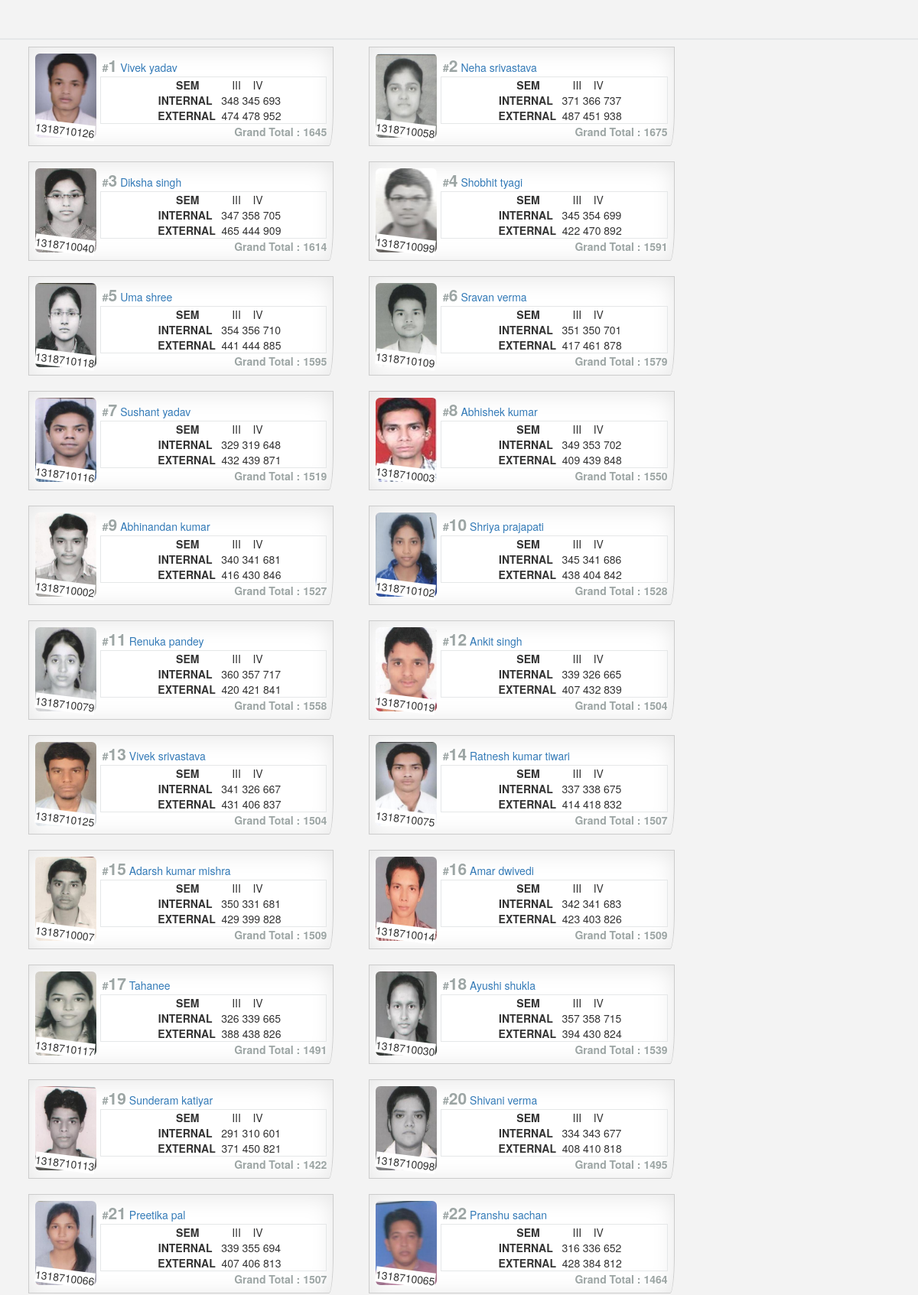
The app's page /result/external/ (upper part) with its own data.
### result/models.py (models this page shows, shortened)
class Student(models.Model):
	image_url = models.CharField(max_length=50,blank=True) ##without base_addr
	name = models.CharField(max_length=50,blank=True)
	father_name = models.CharField(max_length=50,blank=True)
	roll_no = models.CharField(max_length=10,blank=True)
	student_status = models.CharField(max_length=50,blank=True)
	course_code = models.IntegerField()  ## extra table for mapping course_code -> course_name
	institution_code = models.IntegerField() ## mapping needed
	noe031i = models.CharField(max_length=3)
	noe031e = models.CharField(max_length=3)
	nec309i = models.CharField(max_length=3)
	nec309e = models.CharField(max_length=3)
	ncs301i = models.CharField(max_length=3)
	ncs301e = models.CharField(max_length=3)
	ncs302i = models.CharField(max_length=3)
	ncs302e = models.CharField(max_length=3)
	ncs303i = models.CharField(max_length=3)
	ncs303e = models.CharField(max_length=3)
	nhu301i = models.CharField(max_length=3)
	nhu301e = models.CharField(max_length=3)
	nhu402i = models.CharField(max_length=3)
	nhu402e = models.CharField(max_length=3)
	nas401i = models.CharField(max_length=3)
	nas401e = models.CharField(max_length=3)
	ncs401i = models.CharField(max_length=3)
	ncs401e = models.CharField(max_length=3)
	ncs402i = models.CharField(max_length=3)
	ncs402e = models.CharField(max_length=3)
	ncs403i = models.CharField(max_length=3)
	ncs403e = models.CharField(max_length=3)
	nec409i = models.CharField(max_length=3)
	nec409e = models.CharField(max_length=3)
	nec359pi = models.CharField(max_length=3)
	nec359pe = models.CharField(max_length=3)
	ncs351pi = models.CharField(max_length=3)
	ncs351pe = models.CharField(max_length=3)
	ncs353pi = models.CharField(max_length=3)
	ncs353pe = models.CharField(max_length=3)
	ncs355pi = models.CharField(max_length=3)
	ncs355pe = models.CharField(max_length=3)
	nec459pi = models.CharField(max_length=3)
	nec459pe = models.CharField(max_length=3)
	ncs451pi = models.CharField(max_length=3)
	ncs451pe = models.CharField(max_length=3)
	ncs453pi = models.CharField(max_length=3)
	ncs453pe = models.CharField(max_length=3)
	ncs455pi = models.CharField(max_length=3)
	ncs455pe = models.CharField(max_length=3)
	gp301 = models.CharField(max_length=3)
	gp401 = models.CharField(max_length=3)
	hvp = models.CharField(max_length=10)
	cs = models.CharField(max_length=10)
	result_status = models.CharField(max_length=200)
	cop = models.CharField(max_length=200,blank=True)
	total_internal_odd_sem = models.IntegerField(default=0)
	total_external_odd_sem = models.IntegerField(default=0)
	total_marks_odd_sem = models.IntegerField(default=0)
	total_internal_even_sem = models.IntegerField(default=0)
	total_external_even_sem = models.IntegerField(default=0)
	total_marks_even_sem = models.IntegerField(default=0)
	total_internal = models.IntegerField(default=0)
	total_external = models.IntegerField(default=0)
	total_marks = models.IntegerField(default=0)

### result/views.py (the view)
def by_external_marks(request,order='1'):
	if order == '1':
		students = Student.objects.order_by('-total_external')
	else:
		students = Student.objects.order_by('total_external')
	return render(request,"result/by_external_marks.html",{'students':students,'order':order})

### result/templates/result/by_external_marks.html (shortened to what this page needs)
{% extends 'result/base.html' %}
{% load staticfiles %}
{% block content %}
<div class="wrapper">
{% for student in students %}
   <div class="col-md-4 col-lg-4 box">
      <div class="left" style="position:relative;">
         <img src="{% static  student.image_url %}" alt="image not found" style="float:left;width:80px;height:110px;"  class="img-rounded">
         <span class="rno">{{student.roll_no}}</span>
      </div>
      <div class="">
          &nbsp&nbsp<span style="font-weight:bold;color:rgb(156,165,164)">#</span><span style="font-weight:bold;color:rgb(156,165,164); font-size:1.5em">{{forloop.counter}}</span><a href="#"> {{student.name.capitalize}}</a>
         <div class = "inner_box">
            <span>&nbsp &nbsp <b>SEM</b>&nbsp&nbsp&nbsp&nbsp&nbsp&nbsp &nbsp &nbsp  III &nbsp&nbsp IV</span><br>
            <span>&nbsp &nbsp <b>INTERNAL</b>  &nbsp {{student.total_internal_odd_sem}}   {{student.total_internal_even_sem}}</span>    {{student.total_internal}}<br>
            <span>&nbsp &nbsp <b>EXTERNAL</b>  &nbsp{{student.total_external_odd_sem}}  {{student.total_external_even_sem}}</span>    {{student.total_external}}
         </div>
         <div class = "right">
            <span style="font-weight:bold;color:rgb(156,165,164); font-size:1em">Grand Total : {{student.total_marks}}</span>
         </div>
      </div>
   </div>
{% endfor %}
</div>
{% endblock %}

### result/templates/result/base.html (shortened to what this page needs)
{% load staticfiles %}
<!DOCTYPE html>
<html>
	<head>
		<link rel="stylesheet" href="http://maxcdn.bootstrapcdn.com/bootstrap/3.3.6/css/bootstrap.min.css">
		<link rel='stylesheet' type='text/css' href="{% static 'css/main.css'%}">
	</head>
	<body>
	{% block content %}
	{% endblock %}
	</body>

### result/static/css/main.css (style rules this page uses)
body { font-size:14px; background-color:rgb(243,243,243); }
.wrapper { border:1px solid rgb(229,231,232); width:100%; margin:auto; margin-top:50px; background-color:white; box-shadow:10px 10px 5px black text-align:center; }
.box { padding:8px; margin:10px; margin-left:3%; background: rgb(255, 255, 255); border: 1px solid #ccc; box-shadow: 0px 3px 30px rgba(0, 0, 0, 0.1) inset; border-bottom-right-radius: 6px 50px; display:inline-block; min-height:120px; min-width:350px; }
.left { float:left; }
.right { float:right; }
.rno { position:absolute; background: #FFFFFF; transform: rotate(7deg); z-index:100; bottom:0px; left:0px; }
a { text-decoration:none; }
.inner_box { margin-left:85px; border:1px solid rgb(229,231,232); text-align:center; }

### records on screen
Student: image_url (picture), roll_no "1318710126", name "Vivek yadav", total_internal_odd_sem "348", total_internal_even_sem "345", total_internal "693", total_external_odd_sem "474", total_external_even_sem "478", total_external "952", total_marks "1645"
Student: image_url (picture), roll_no "1318710058", name "Neha srivastava", total_internal_odd_sem "371", total_internal_even_sem "366", total_internal "737", total_external_odd_sem "487", total_external_even_sem "451", total_external "938", total_marks "1675"
Student: image_url (picture), roll_no "1318710040", name "Diksha singh", total_internal_odd_sem "347", total_internal_even_sem "358", total_internal "705", total_external_odd_sem "465", total_external_even_sem "444", total_external "909", total_marks "1614"
Student: image_url (picture), roll_no "1318710099", name "Shobhit tyagi", total_internal_odd_sem "345", total_internal_even_sem "354", total_internal "699", total_external_odd_sem "422", total_external_even_sem "470", total_external "892", total_marks "1591"
Student: image_url (picture), roll_no "1318710118", name "Uma shree", total_internal_odd_sem "354", total_internal_even_sem "356", total_internal "710", total_external_odd_sem "441", total_external_even_sem "444", total_external "885", total_marks "1595"
Student: image_url (picture), roll_no "1318710109", name "Sravan verma", total_internal_odd_sem "351", total_internal_even_sem "350", total_internal "701", total_external_odd_sem "417", total_external_even_sem "461", total_external "878", total_marks "1579"
Student: image_url (picture), roll_no "1318710116", name "Sushant yadav", total_internal_odd_sem "329", total_internal_even_sem "319", total_internal "648", total_external_odd_sem "432", total_external_even_sem "439", total_external "871", total_marks "1519"
Student: image_url (picture), roll_no "1318710003", name "Abhishek kumar", total_internal_odd_sem "349", total_internal_even_sem "353", total_internal "702", total_external_odd_sem "409", total_external_even_sem "439", total_external "848", total_marks "1550"
Student: image_url (picture), roll_no "1318710002", name "Abhinandan kumar", total_internal_odd_sem "340", total_internal_even_sem "341", total_internal "681", total_external_odd_sem "416", total_external_even_sem "430", total_external "846", total_marks "1527"
Student: image_url (picture), roll_no "1318710102", name "Shriya prajapati", total_internal_odd_sem "345", total_internal_even_sem "341", total_internal "686", total_external_odd_sem "438", total_external_even_sem "404", total_external "842", total_marks "1528"
Student: image_url (picture), roll_no "1318710079", name "Renuka pandey", total_internal_odd_sem "360", total_internal_even_sem "357", total_internal "717", total_external_odd_sem "420", total_external_even_sem "421", total_external "841", total_marks "1558"
Student: image_url (picture), roll_no "1318710019", name "Ankit singh", total_internal_odd_sem "339", total_internal_even_sem "326", total_internal "665", total_external_odd_sem "407", total_external_even_sem "432", total_external "839", total_marks "1504"
Student: image_url (picture), roll_no "1318710125", name "Vivek srivastava", total_internal_odd_sem "341", total_internal_even_sem "326", total_internal "667", total_external_odd_sem "431", total_external_even_sem "406", total_external "837", total_marks "1504"
Student: image_url (picture), roll_no "1318710075", name "Ratnesh kumar tiwari", total_internal_odd_sem "337", total_internal_even_sem "338", total_internal "675", total_external_odd_sem "414", total_external_even_sem "418", total_external "832", total_marks "1507"
Student: image_url (picture), roll_no "1318710007", name "Adarsh kumar mishra", total_internal_odd_sem "350", total_internal_even_sem "331", total_internal "681", total_external_odd_sem "429", total_external_even_sem "399", total_external "828", total_marks "1509"
Student: image_url (picture), roll_no "1318710014", name "Amar dwivedi", total_internal_odd_sem "342", total_internal_even_sem "341", total_internal "683", total_external_odd_sem "423", total_external_even_sem "403", total_external "826", total_marks "1509"
Student: image_url (picture), roll_no "1318710117", name "Tahanee", total_internal_odd_sem "326", total_internal_even_sem "339", total_internal "665", total_external_odd_sem "388", total_external_even_sem "438", total_external "826", total_marks "1491"
Student: image_url (picture), roll_no "1318710030", name "Ayushi shukla", total_internal_odd_sem "357", total_internal_even_sem "358", total_internal "715", total_external_odd_sem "394", total_external_even_sem "430", total_external "824", total_marks "1539"
Student: image_url (picture), roll_no "1318710113", name "Sunderam katiyar", total_internal_odd_sem "291", total_internal_even_sem "310", total_internal "601", total_external_odd_sem "371", total_external_even_sem "450", total_external "821", total_marks "1422"
Student: image_url (picture), roll_no "1318710098", name "Shivani verma", total_internal_odd_sem "334", total_internal_even_sem "343", total_internal "677", total_external_odd_sem "408", total_external_even_sem "410", total_external "818", total_marks "1495"
Student: image_url (picture), roll_no "1318710066", name "Preetika pal", total_internal_odd_sem "339", total_internal_even_sem "355", total_internal "694", total_external_odd_sem "407", total_external_even_sem "406", total_external "813", total_marks "1507"
Student: image_url (picture), roll_no "1318710065", name "Pranshu sachan", total_internal_odd_sem "316", total_internal_even_sem "336", total_internal "652", total_external_odd_sem "428", total_external_even_sem "384", total_external "812", total_marks "1464"
